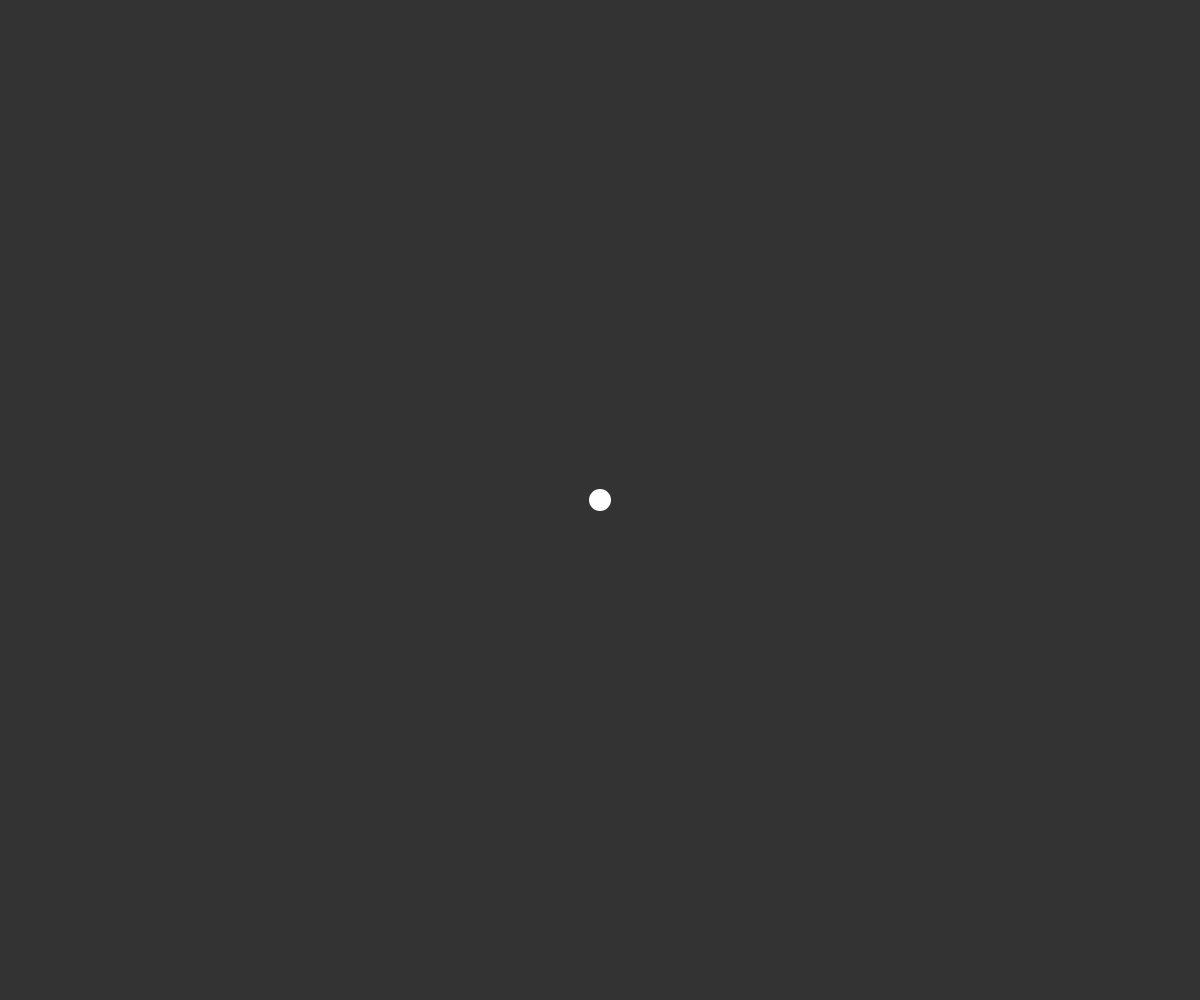
Frame 1 (no input)
Frame 60 (no input): blank canvas, image omitted
Frame 120 (the mouse pressed at the canvas centre since frame 60): blank canvas, image omitted

The p5.js sketch that drew this single still picture (run headless with seeded random() and noise() and a simulated clock; from frame 60 on, the mouse is pressed at the canvas centre):

// p5.js sketch
// ── sketch.js
let walker;

function setup() {
    createCanvas(windowWidth, windowHeight);
    walker = new Walker(width/2, height/2);
}


function draw() {
    background(51);
    walker.show();
    walker.update();
}
// ── Walker.js
class Walker {
    constructor(x, y, r = 10) {
        this.pos = createVector(x, y);
        this.vel = createVector(1, -1);
        this.acc = createVector();
        this.r = r;
    }

    update() {
        let mouse = createVector(mouseX, mouseY);
        this.acc = p5.Vector.sub(mouse, this.pos);
        this.acc.setMag(1);
        this.pos.add(this.vel.add(this.acc).limit(5));
    }

    show() {
        stroke(255);
        strokeWeight(2);
        circle(this.pos.x, this.pos.y, this.r * 2);
    }
}
// ── levyFlight.js
let pos, prev, color;

function setup() {
    createCanvas(windowWidth, windowHeight);
    background(51);
    pos = createVector(width/2, height/2);
    prev = pos.copy();
    color = [255, 255, 255];
}


function draw() {
    stroke(color[0], color[1], color[2]);
    strokeWeight(2);
    line(pos.x, pos.y, prev.x, prev.y);
    prev.set(pos);
    let step = p5.Vector.random2D();
    let prob = random(100);
    if (prob < 2) {
        step.mult(random(25, 100));
        color = [random(255), random(255), random(255)];
    } else {
        step.setMag(2);
    }
    pos.add(step);
}
// ── randomVectors.js
function setup() {
    createCanvas(windowWidth, windowHeight);
    background(51);
}
  
function draw() {
    stroke(255, 50);
    strokeWeight(2);
    translate(width / 2, height / 2);
    let u = p5.Vector.random2D();
    u.mult(random(100));
    line(0, 0, u.x, u.y);
}
// ── random_vectors.html
<!DOCTYPE html>
<html lang="en">
<head>
    <meta charset="UTF-8">
    <meta name="viewport" content="width=device-width, initial-scale=1.0">
    <style>
        * {
            margin: 0;
            padding: 0;
        }
    </style>
    <script src="../p5.min.js"></script>
    <script src="randomVectors.js"></script>
    <!-- <script src="Walker.js"></script>
    <script src="sketch.js"></script> -->
    <!-- <script src="levyFlight.js"></script> -->
    <title>Random Vectors</title>
</head>
<body>
    
</body>
</html>
